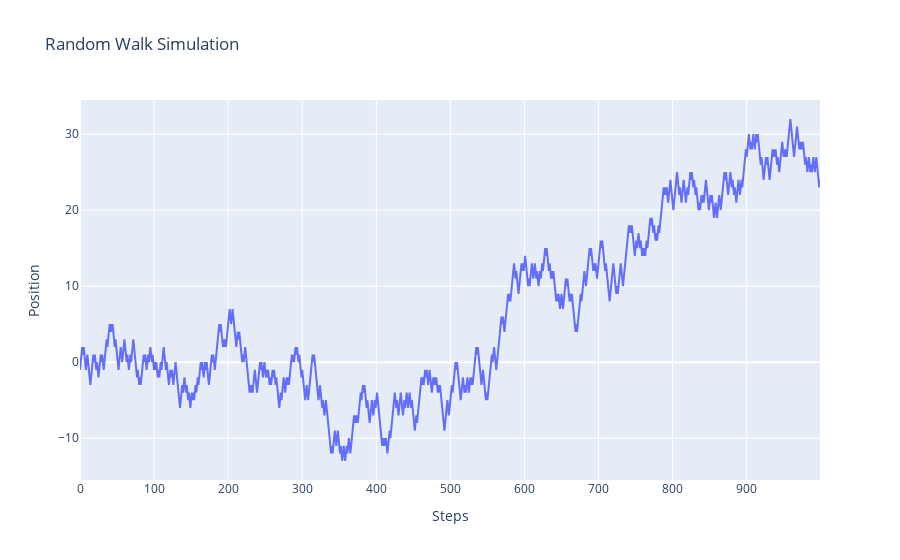

The notebook cell saved with this chart:
### Code cell
import numpy as np  
import plotly.graph_objects as go  

# Function to simulate a random walk  
def random_walk(num_steps):  
    steps = np.random.choice([-1, 1], size=num_steps)  
    walk = np.cumsum(steps)  
    return walk  

# Simulate a random walk of 1,000 steps  
walk = random_walk(1000)  

# Visualize the random walk  
fig = go.Figure()  
fig.add_trace(go.Scatter(y=walk, mode='lines', name='Random Walk'))  
fig.update_layout(title='Random Walk Simulation',  
                  xaxis_title='Steps',  
                  yaxis_title='Position')  
fig.show()

### Figure 1 — Plotly figure (JSON) as saved in the notebook; plotly's stock layout.template omitted (floating-point values rounded to 4 significant figures; data arrays with more than 128 entries replaced by an {"elided": "..."} marker saying what was removed)
{"data": [{"mode": "lines", "name": "Random Walk", "type": "scatter", "y": {"elided": "1000 int values"}}], "layout": {"title": {"text": "Random Walk Simulation"}, "xaxis": {"title": {"text": "Steps"}}, "yaxis": {"title": {"text": "Position"}}}}
